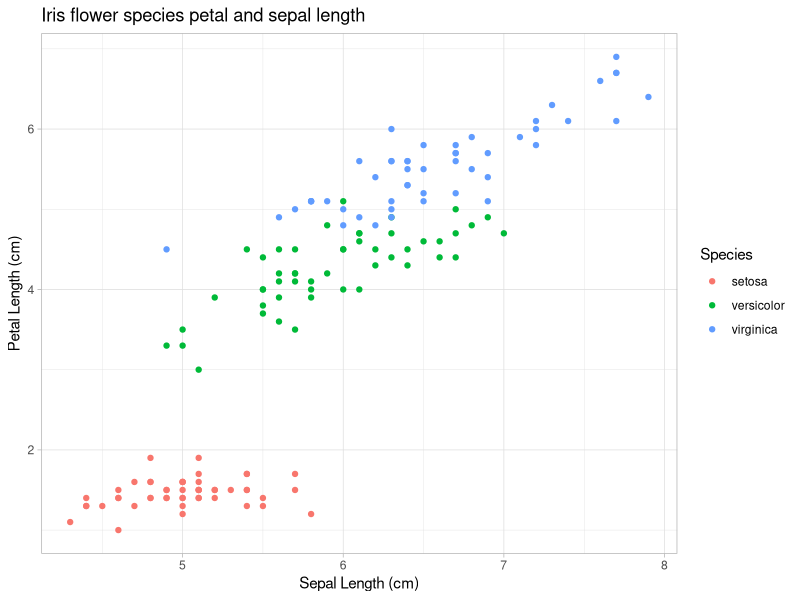
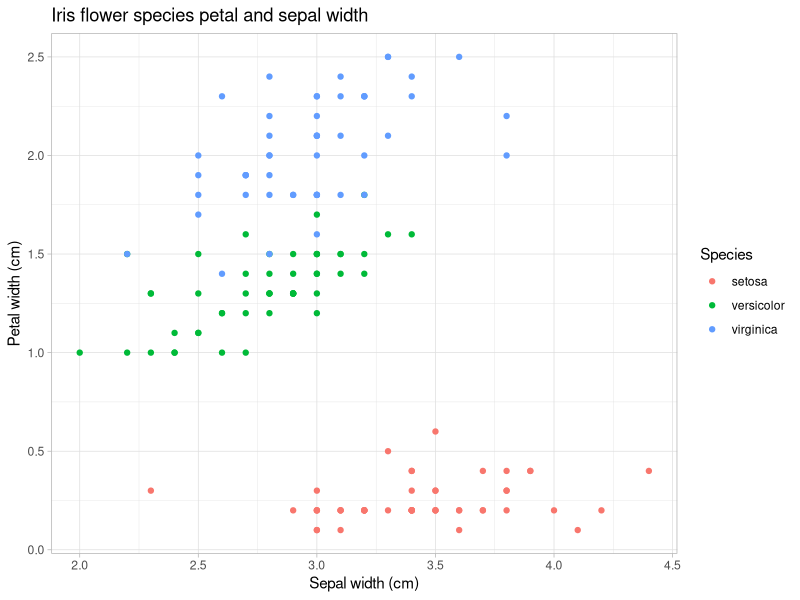

Write the R code that produced these figures, in order.
## ---- chunk 1
#load librarys used at start and together
library(ggplot2)
library(dplyr)
library(kableExtra)
## ---- chunk 2
#load dataset and show first few lines
data(iris)
#table to show data
kable(head(iris),align = "c",
      caption = "First few lines of Iris dataset")|>
  kable_styling(latex_options = c("striped"))
## ---- chunk 3
#plot data
ggplot(iris)+
  #scatter plot using geom point
  geom_point(aes(x=Sepal.Length,y=Petal.Length,colour=Species))+
  #add labels
  labs(
    title ="Iris flower species petal and sepal length ",
    y='Petal Length (cm)',
    x='Sepal Length (cm)',
  )+
  #add a theme for aesthetic
  theme_light()
## ---- chunk 4
#plot data
ggplot(iris)+
  #scatter plot using geom point
  geom_point(aes(x=Sepal.Width,y=Petal.Width,colour=Species))+
  #add labels
  labs(
    title ="Iris flower species petal and sepal width ",
    y='Petal width (cm)',
    x='Sepal width (cm)',
  )+
  #add a theme for aesthetic
  theme_light()
